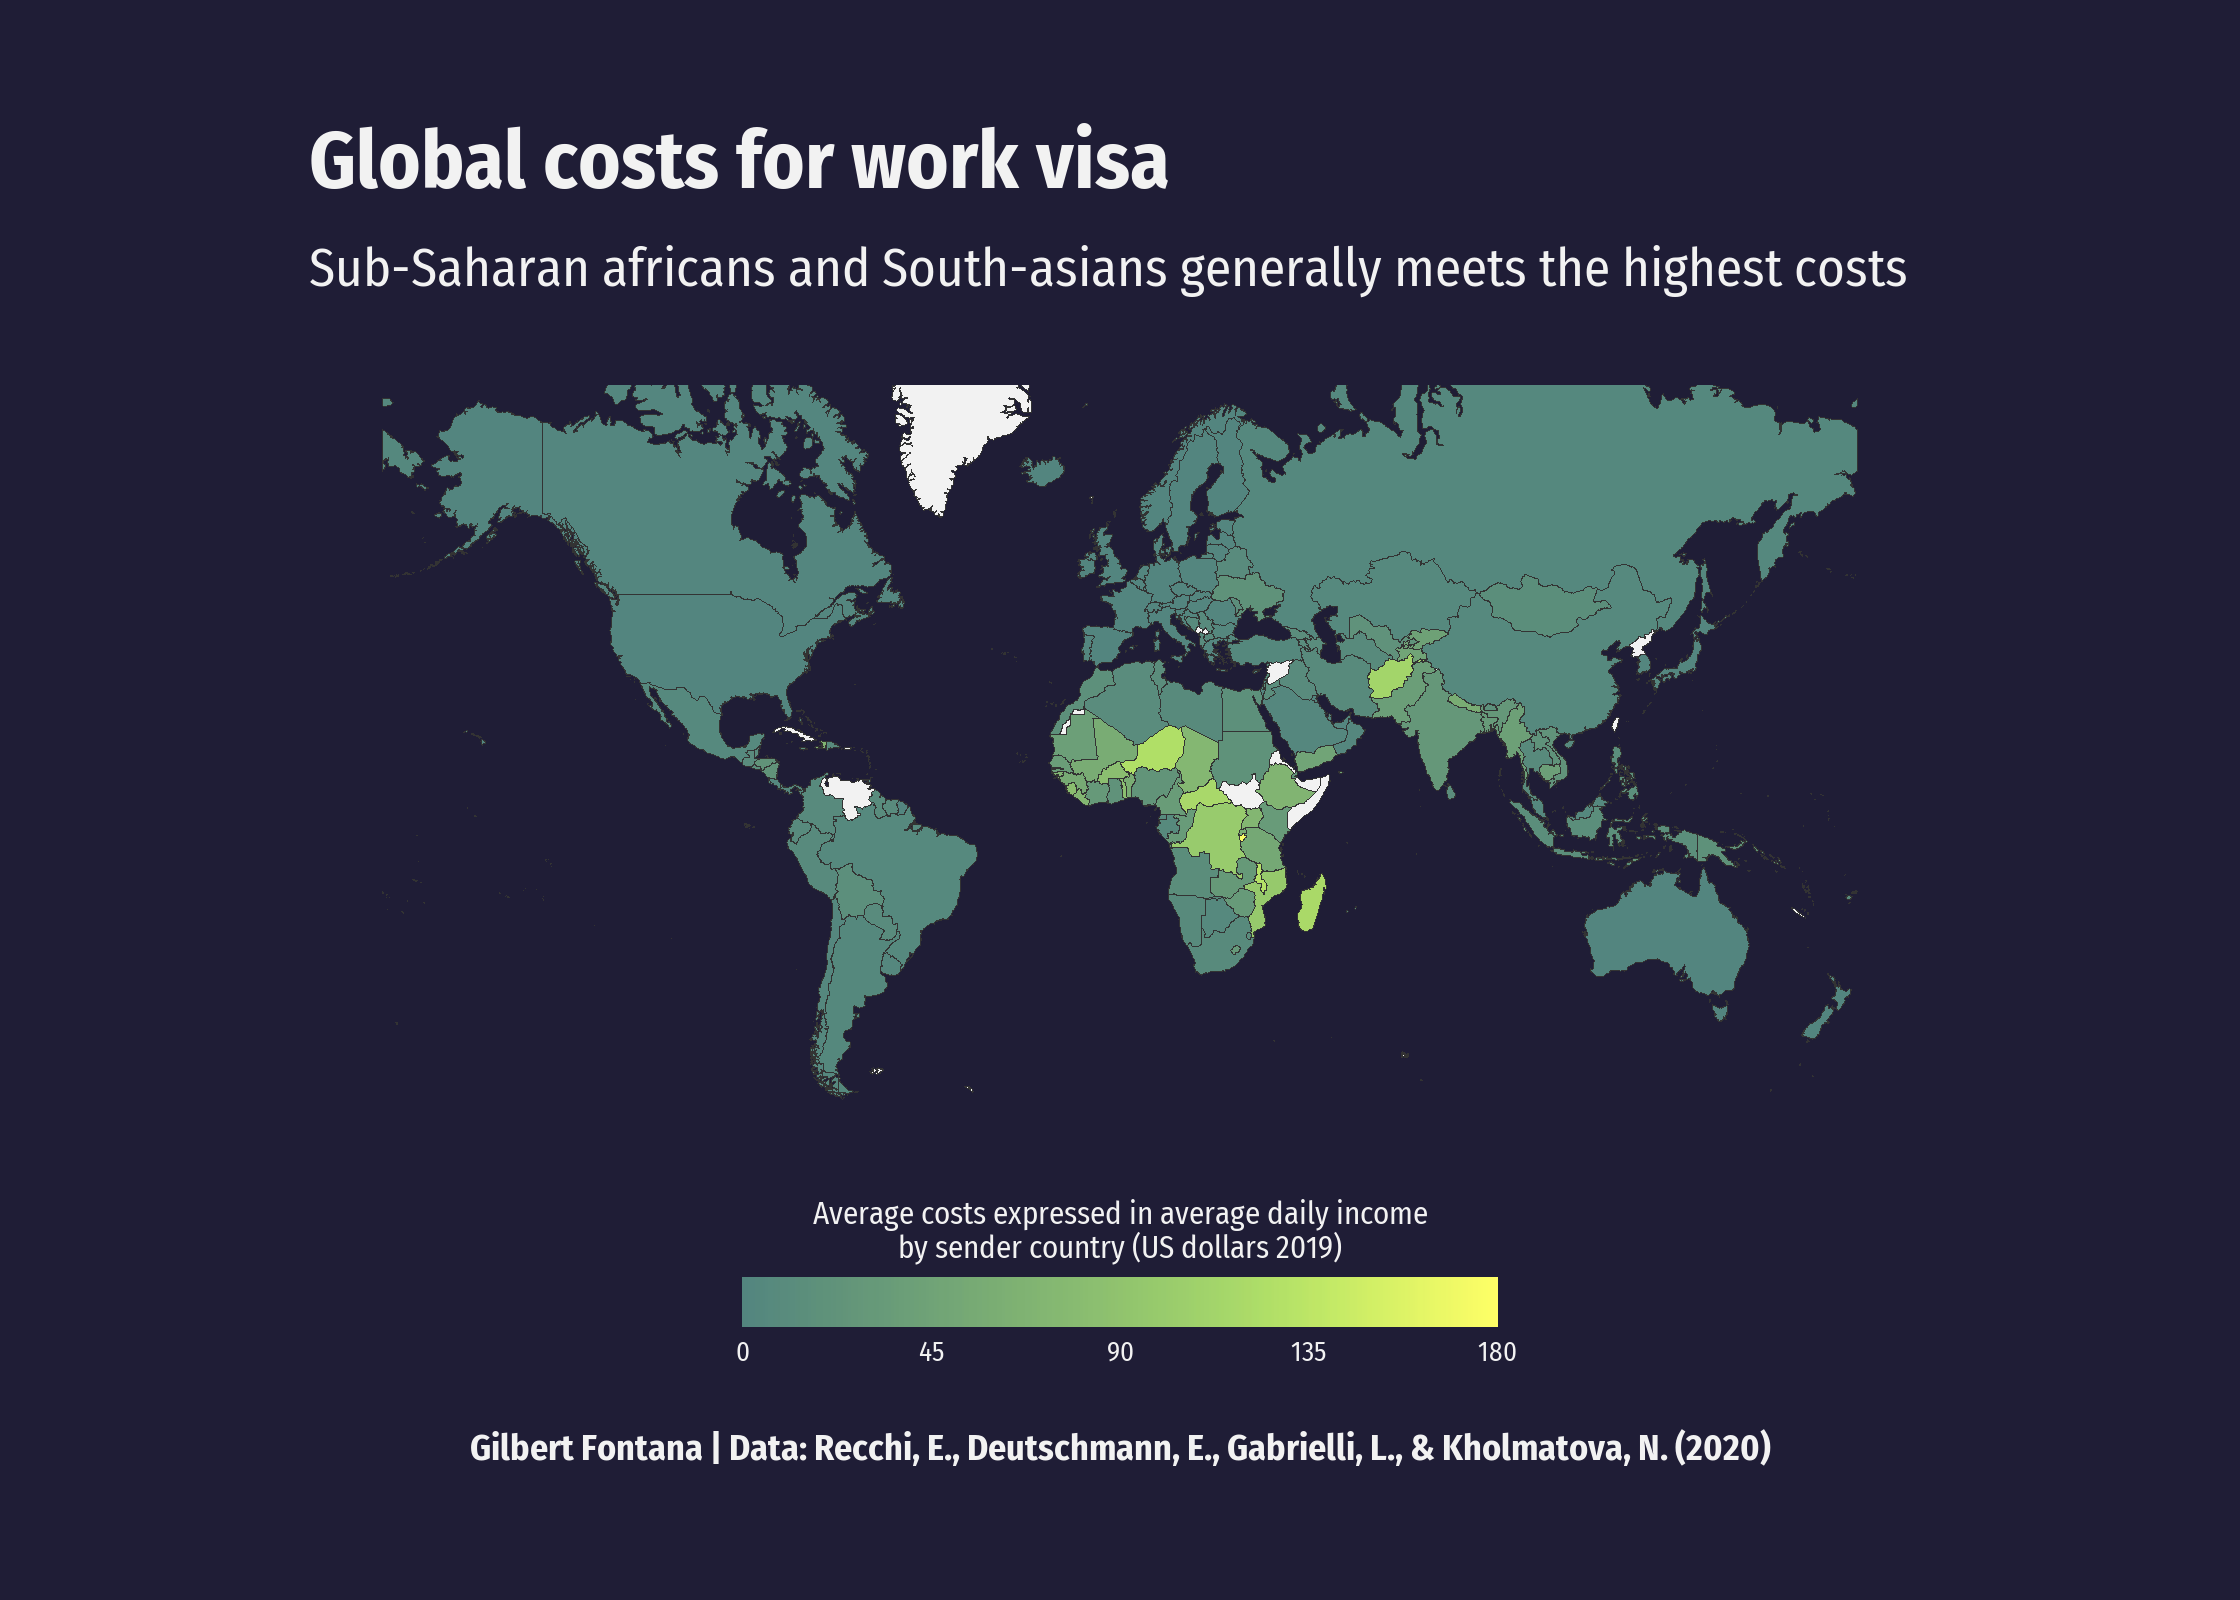

Write the R code that produced this figure.



# Libs
library(tidyverse)
library(showtext)
library(rnaturalearth)
library(sf)
library(scico)


# Data
world <- ne_countries(scale = "medium", returnclass = "sf") %>% 
  select(iso_a3,geometry)

df <- read_csv("https://zenodo.org/record/3911062/files/GMP_GlobalVisaCostDataset_v1.0.csv?download=1") %>% 
  group_by(source, source_iso3) %>% 
  summarise(avg_work=mean(work_perdailyincome, na.rm=TRUE)) %>% 
  mutate_all(~ifelse(is.nan(.), NA, .))


df2 <- left_join(
  world,
  df,
  by=c("iso_a3"="source_iso3")
)

# Misc
showtext_auto(enable = TRUE)
font <- "Fira Sans Condensed"
font_add_google(family=font, font)
theme_set(theme_minimal(base_family = font))
bg <- "#1F1D36"
txt_col <- "grey95"

# Plot
df2 %>% 
  ggplot() +
  geom_sf(aes(fill=avg_work, geometry=geometry), color="grey20", size=.1) +
  scale_fill_scico(palette = "imola",
                   direction = 1,
                   na.value="grey95",
                   limits=c(0,180),
                   breaks=seq(0,180,45),
                   begin=.5,
                   end=1,
                   name = "Average costs expressed in average daily income\nby sender country (US dollars 2019)") +
  labs(
    title="Global costs for work visa",
    subtitle = "Sub-Saharan africans and South-asians generally meets the highest costs",
    caption = "Gilbert Fontana | Data: Recchi, E., Deutschmann, E., Gabrielli, L., & Kholmatova, N. (2020)"
    
  ) +
  coord_sf(crs = "+proj=merc", ylim = c(-7000000,11000000)) +
  theme(
    panel.grid = element_blank(),
    axis.title = element_blank(),
    axis.text = element_blank(),
    
    plot.margin = margin(30,30,30,30),
    plot.background = element_rect(color=bg, fill=bg),
    
    plot.title = element_text(hjust=0,size=18, color=txt_col,lineheight=.8, face="bold", margin=margin(0,0,0,0)),
    plot.subtitle = element_text(hjust=0,size=12, color=txt_col,lineheight=.8, margin=margin(10,0,20,0)),
    plot.caption = element_text(hjust=.5,margin=margin(10,0,0,0), size=8, color=txt_col, face="bold"),
    legend.position = "bottom",
    legend.title = element_text(size=7, color=txt_col),
    legend.text = element_text(size=6, color=txt_col)
  )  +
  guides(fill = guide_colourbar(ticks.colour = NA,
                                title.position="top",
                                title.hjust = 0.5,
                                barwidth = unit(6, "cm"),
                                barheight = unit(.4,"cm"),))

# Save
showtext_opts(dpi = 320) 

ggsave("Visa.png",
       height = 5,
       width = 7,
       dpi=320
)  

showtext_auto(FALSE)  

